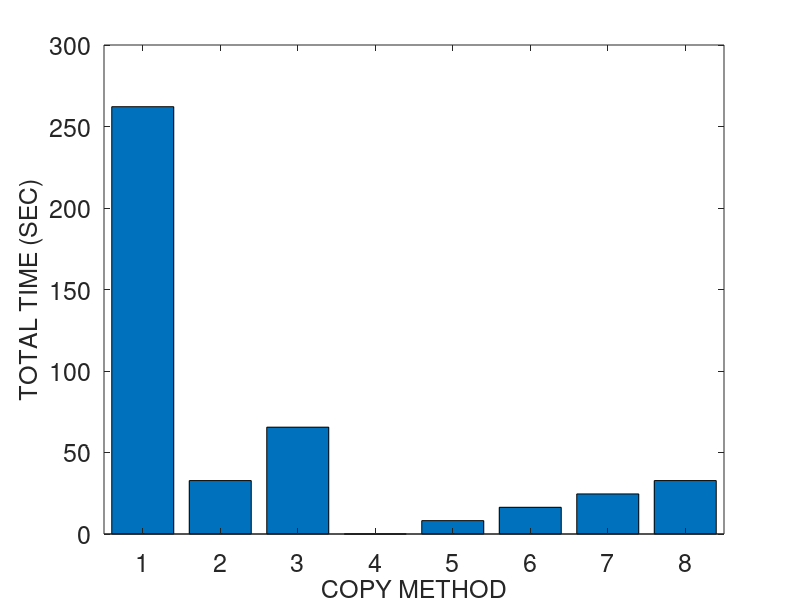
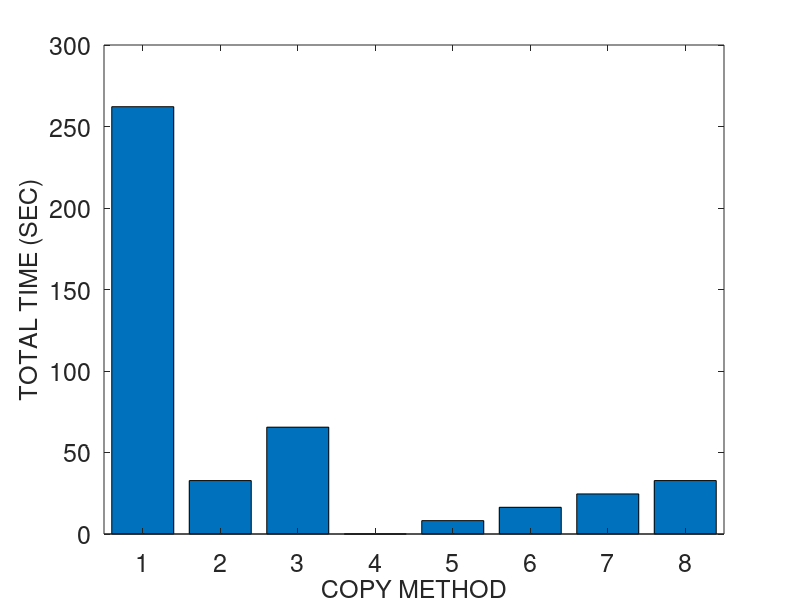
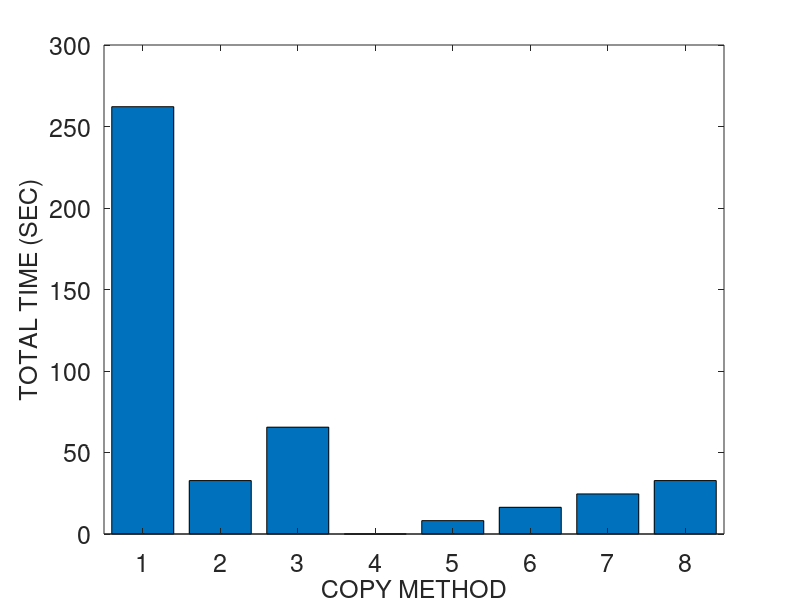
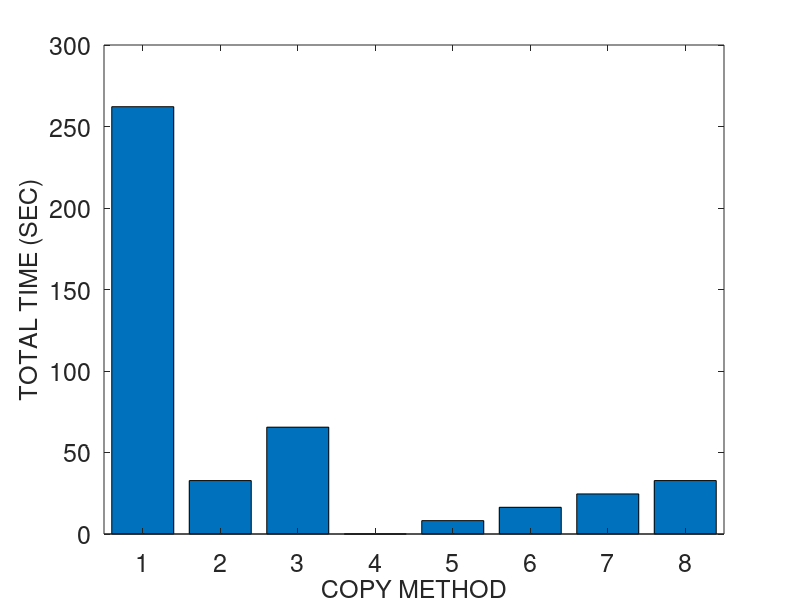

Write the MATLAB code that produced these figures, in order.
% basic hybrid copy migration
	global wss numpages readrate dirtyrate pagesize b scinfo
	global totaltime downtime totaldata

% memory size in MB
r = 4096
r *= 1024 % convert to KB

% page dirty rate in percent (%): against to total memory pages
readrate = 0
prefix = strcat ("M4G_R", num2str(readrate))
readrate /= 100

dirtyrate = 100 
prefix = strcat (prefix, "_W", num2str(dirtyrate))
dirtyrate /= 100

% prediction accuracy 0 through 1
acc = 1

pagesize = 4 % in KB
numpages = r / pagesize

% delta compression rate
comp = 0.5 

% amount of CPU and device states in KB 
scinfo = 100

% working set size in number of pages
wss = numpages * 0.25

% 0: zero, 1: read, 2: dirtied, 3: inactive data
mem = zeros(1, numpages);

run = 1

%prefix = strcat (prefix, "_acc", num2str(acc), "_r", num2str(run))

% bandwidth in gbps
b = 1000 
b = b * 1024/8 % convert to KB

%fontsize = 10
fontsize = 18
%fontsize = 20

totaltime = 0;
downtime = 0;
totaldata = 0;

A = zeros(8, 3);

%%%%%%%%%%%%%%%%%%%%%%%%%%%%%%
% precopy migration
%%%%%%%%%%%%%%%%%%%%%%%%%%%%%%
fprintf('\n')
disp('==================== Precopy migration ====================')
% iterations
present = numpages * pagesize
iter = 0
while present > 50 && iter < 29 && totaldata < 4*r
	pretime = present / b
	totaltime += pretime
	totaldata += present
	present = numpages * pagesize * dirtyrate 
	%dirts = wss * dirtyrate
	iter += 1
end

% stop-and-copy phase
% stop conditions: 29 iterations, 50 pages, 4 memory size sent
scsent = scinfo + present * pagesize
downtime = scsent / b
totaltime += downtime
totaldata += scsent

% network fault rate
NFR = 0

A (1, 1) = totaltime;
A (1, 2) = downtime;
A (1, 3) = totaldata;

%%%%%%%%%%%%%%%%%%%%%%%%%%%%%%
% postcopy migration
%%%%%%%%%%%%%%%%%%%%%%%%%%%%%%
fprintf('\n')
disp('===================== Postcopy migration ======================')
totaltime = 0;
downtime = 0;
totaldata = 0;

% stop-and-copy phase
scsent = scinfo
downtime = scsent / b
totaltime += downtime
totaldata += scsent

% prepaging (bubbling) and on-demand paging
postsent = r
posttime = postsent/b
totaltime += posttime
totaldata += postsent
% network fault rate
NFR = 0.2

A (2, 1) = totaltime;
A (2, 2) = downtime;
A (2, 3) = totaldata;

%%%%%%%%%%%%%%%%%%%%%%%%%%%%%%
% hybrid copy migration
%%%%%%%%%%%%%%%%%%%%%%%%%%%%%%
fprintf('\n')
disp('==================== Hybrid copy migration ====================')
totaltime = 0;
downtime = 0;
totaldata = 0;

% precopy phase: single iteration
present = r
pretime = present / b
totaltime += pretime
totaldata += present

% stop-and-copy phase
bitmapsize = 500 % KB
scsent = scinfo + bitmapsize
downtime = scsent / b
totaltime += downtime
totaldata += scsent

% postcopy phase: prepaging (bubbling) and on-demand paging
%dirts = wss * dirtyrate
dirts = numpages * dirtyrate
postsent = dirts * pagesize
posttime = postsent/b
totaltime += posttime
totaldata += postsent
% network fault rate
NFR = 0.2

A (3, 1) = totaltime;
A (3, 2) = downtime;
A (3, 3) = totaldata;

%%%%%%%%%%%%%%%%%%%%%%%%%%%%%%
% proactive hybrid copy migration
%%%%%%%%%%%%%%%%%%%%%%%%%%%%%%
%disp(char(10))
fprintf('\n')
disp('=============== Proactive hybrid copy migration ================')

function [tt, dt, td] = prohybrid(acc)
	global wss numpages readrate dirtyrate pagesize b scinfo
	global totaltime downtime totaldata

	totaltime = 0;
	downtime = 0;
	totaldata = 0;

% precopy phase
% LRU, PFR

% scan the dirtied pages
% for dirtied pages
% 	mark dirtied (1)
% 	mem(random (1, wss * 0.1))	
%randperm(int64(wss * 0.1));
% for read pages
% 	mark read (2)
% 	mem (random (wss * 0.1, wss * 0.2))

% for pages
% 	predict read/write

% send the pages most likely to be read and least likely to be dirtied
% do not send the pages most likely to be dirtied
% construct queue with the order of p1/p2
%reads = numpages * 0.4 
% total read rate = wss * read_rate = 0.25 * 0.16 = 0.04 (4%)
%read_rate = 0.16
%read_rate = 0.04 % 4% of total memory
% total write rate = wss * write_rate = 0.25 * 0.16 = 0.04 (4%)
%write_rate = 0.16
%write_rate = 0.04 % 4% of total memory
% simple case: readonly pages (RO) - zero dirtied pages 
%RO = 0.3
	pred_pages = numpages * readrate * acc

% LRU
% for LRU queue
% 	mark sent
%	insert the pages into cache and perform delta compression

	present = pred_pages * pagesize
	pretime = present/b
	totaltime += pretime
	totaldata += present

	% stop-and-copy phase
	% send the CPU and device states
	bitmapsize = 500 % KB
	scsent = scinfo + bitmapsize
	downtime = scsent/b
	totaltime += downtime
	totaldata += scsent

	% postcopy phase
	postsent = (numpages - pred_pages) * pagesize

	% exclude the predicted dirtied pages 
	pred_dirts = numpages * dirtyrate * acc
	postsent = (numpages - pred_pages - pred_dirts) * pagesize
	posttime = postsent/b
	totaltime += posttime
	totaldata += postsent
end

% network fault rate
NFR = 0.2

prohybrid(acc)
A (4, 1) = totaltime;
A (4, 2) = downtime;
A (4, 3) = totaldata;

acc = 0.75
prohybrid(acc);
A (5, 1) = totaltime;
A (5, 2) = downtime;
A (5, 3) = totaldata;

acc = 0.5
prohybrid(acc);
A (6, 1) = totaltime;
A (6, 2) = downtime;
A (6, 3) = totaldata;

acc = 0.25
prohybrid(acc);
A (7, 1) = totaltime;
A (7, 2) = downtime;
A (7, 3) = totaldata;

acc = 0
prohybrid(acc);
A (8, 1) = totaltime;
A (8, 2) = downtime;
A (8, 3) = totaldata

%%%%%%%%%%%%%%%%%%%%%%%%%%%%%%%%%%%%%%%%%%%%%%%%%%%%%%%
%                     plotting
% precopy
% postcopy
% hybrid
% pro-hybrid
%%%%%%%%%%%%%%%%%%%%%%%%%%%%%%%%%%%%%%%%%%%%%%%%%%%%%%%

%prefix = "M4G_R14W14_acc100_r1"
%prefix = strcat ("M4G_R", readrate, "W", dirtyrate, "acc", acc, "r", run)
%prefix = strcat (prefix, "W")
%prefix = strcat (prefix, dirtyrate)

dlmwrite (prefix, A, ' ')

%%%%%%%%%%%%%%%%%%%% total time %%%%%%%%%%%%%%%%%%%%%%
figure;
output = strcat(prefix, ".tt");
%output = prefix
%x = ['PRECOPY', 'POSTCOPY', 'HYBRID', 'PRO-HYBRID'];
x = {'PRE', 'POST', 'HYBR', 'PROH100', 'PROH75', 'PROH50', 'PROH25', 'PROH0'};
x = {'1', '2', '3', '4', '5', '6', '7', '8'};
xintervals = 1:2:2*length(x);
%plot(x, A(:,2)/1000000, x, A(:,3)/1000000, '-.*');
%plot(A(:,2));

%xtics = 1:4:16
%bar(xtics, A(:,1))
%bar(A(:,1), XTicksLabelStyle = Diagonal)
bar(xintervals, A(:,1))
set(gca, 'XTick', 1:2:16, 'XTickLabel', x, 'FontSize', fontsize)
xlabel('COPY METHOD', 'FontSize', fontsize);
ylabel('TOTAL TIME (SEC)', 'FontSize', fontsize);
%legend('PRECOPY', 'POSTCOPY', 'HYBRID', 'PRO-HYBRID');
%bar(x, A(:,1))

saveas (1, strcat(output, ".png"));
saveas (1, strcat(output, ".eps"));
saveas (1, strcat(output, ".emf"));

%%%%%%%%%%%%%%%%%%%% downtime %%%%%%%%%%%%%%%%%%%%%%
figure;
output = strcat(prefix, ".dt");

bar(A(:,2))
set(gca, 'XTick', 1:8, 'XTickLabel', x, 'FontSize', fontsize)
xlabel('COPY METHOD', 'FontSize', fontsize);
ylabel('DOWNTIME (SEC)', 'FontSize', fontsize);

saveas (1, strcat(output, ".png"));
saveas (1, strcat(output, ".eps"));
saveas (1, strcat(output, ".emf"));

%%%%%%%%%%%%%%%%%%%% total data %%%%%%%%%%%%%%%%%%%%%%
figure;
output = strcat(prefix, ".td");

bar(A(:,3))
set(gca, 'XTick', 1:8, 'XTickLabel', x, 'FontSize', fontsize)
xlabel('COPY METHOD', 'FontSize', fontsize);
ylabel('TOTAL DATA TRANSFERRED (KB)', 'FontSize', fontsize);

saveas (1, strcat(output, ".png"));
saveas (1, strcat(output, ".eps"));
saveas (1, strcat(output, ".emf"));
